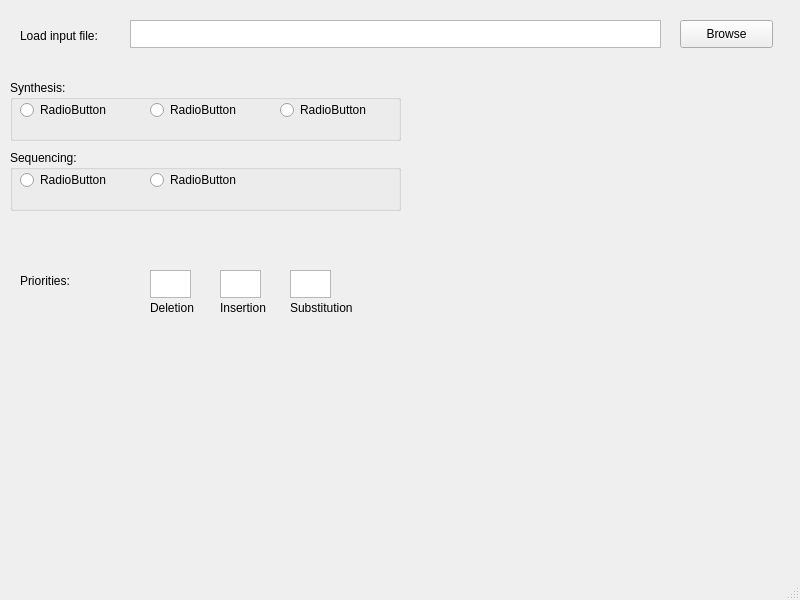
<?xml version="1.0" encoding="UTF-8"?>
<ui version="4.0">
 <class>dna_simulator</class>
 <widget class="QMainWindow" name="dna_simulator">
  <property name="geometry">
   <rect>
    <x>0</x>
    <y>0</y>
    <width>800</width>
    <height>600</height>
   </rect>
  </property>
  <property name="windowTitle">
   <string>dna_simulator</string>
  </property>
  <widget class="QWidget" name="centralwidget">
   <widget class="QLabel" name="loadInputLabel">
    <property name="geometry">
     <rect>
      <x>20</x>
      <y>20</y>
      <width>101</width>
      <height>31</height>
     </rect>
    </property>
    <property name="text">
     <string>Load input file:</string>
    </property>
   </widget>
   <widget class="QPushButton" name="browsePushButton">
    <property name="geometry">
     <rect>
      <x>680</x>
      <y>20</y>
      <width>93</width>
      <height>28</height>
     </rect>
    </property>
    <property name="text">
     <string>Browse</string>
    </property>
    <property name="iconSize">
     <size>
      <width>16</width>
      <height>16</height>
     </size>
    </property>
   </widget>
   <widget class="QPlainTextEdit" name="filenamePlainEt">
    <property name="geometry">
     <rect>
      <x>130</x>
      <y>20</y>
      <width>531</width>
      <height>28</height>
     </rect>
    </property>
   </widget>
   <widget class="QLabel" name="label_3">
    <property name="geometry">
     <rect>
      <x>20</x>
      <y>270</y>
      <width>71</width>
      <height>21</height>
     </rect>
    </property>
    <property name="text">
     <string>Priorities:</string>
    </property>
   </widget>
   <widget class="QTextEdit" name="textEdit">
    <property name="geometry">
     <rect>
      <x>150</x>
      <y>270</y>
      <width>41</width>
      <height>28</height>
     </rect>
    </property>
   </widget>
   <widget class="QTextEdit" name="textEdit_2">
    <property name="geometry">
     <rect>
      <x>220</x>
      <y>270</y>
      <width>41</width>
      <height>28</height>
     </rect>
    </property>
   </widget>
   <widget class="QTextEdit" name="textEdit_3">
    <property name="geometry">
     <rect>
      <x>290</x>
      <y>270</y>
      <width>41</width>
      <height>28</height>
     </rect>
    </property>
   </widget>
   <widget class="QLabel" name="label_4">
    <property name="geometry">
     <rect>
      <x>150</x>
      <y>300</y>
      <width>55</width>
      <height>16</height>
     </rect>
    </property>
    <property name="text">
     <string>Deletion</string>
    </property>
   </widget>
   <widget class="QLabel" name="label_5">
    <property name="geometry">
     <rect>
      <x>220</x>
      <y>300</y>
      <width>55</width>
      <height>16</height>
     </rect>
    </property>
    <property name="text">
     <string>Insertion</string>
    </property>
   </widget>
   <widget class="QLabel" name="label_6">
    <property name="geometry">
     <rect>
      <x>290</x>
      <y>300</y>
      <width>71</width>
      <height>16</height>
     </rect>
    </property>
    <property name="text">
     <string>Substitution</string>
    </property>
   </widget>
   <widget class="QGroupBox" name="groupBox">
    <property name="geometry">
     <rect>
      <x>10</x>
      <y>80</y>
      <width>391</width>
      <height>61</height>
     </rect>
    </property>
    <property name="title">
     <string>Synthesis:</string>
    </property>
    <widget class="QRadioButton" name="radioButton">
     <property name="geometry">
      <rect>
       <x>10</x>
       <y>20</y>
       <width>95</width>
       <height>20</height>
      </rect>
     </property>
     <property name="text">
      <string>RadioButton</string>
     </property>
     <attribute name="buttonGroup">
      <string notr="true">buttonGroup</string>
     </attribute>
    </widget>
    <widget class="QRadioButton" name="radioButton_2">
     <property name="geometry">
      <rect>
       <x>140</x>
       <y>20</y>
       <width>95</width>
       <height>20</height>
      </rect>
     </property>
     <property name="text">
      <string>RadioButton</string>
     </property>
     <attribute name="buttonGroup">
      <string notr="true">buttonGroup</string>
     </attribute>
    </widget>
    <widget class="QRadioButton" name="radioButton_3">
     <property name="geometry">
      <rect>
       <x>270</x>
       <y>20</y>
       <width>95</width>
       <height>20</height>
      </rect>
     </property>
     <property name="text">
      <string>RadioButton</string>
     </property>
     <attribute name="buttonGroup">
      <string notr="true">buttonGroup</string>
     </attribute>
    </widget>
   </widget>
   <widget class="QGroupBox" name="groupBox_2">
    <property name="geometry">
     <rect>
      <x>10</x>
      <y>150</y>
      <width>391</width>
      <height>61</height>
     </rect>
    </property>
    <property name="title">
     <string>Sequencing:</string>
    </property>
    <widget class="QRadioButton" name="radioButton_4">
     <property name="geometry">
      <rect>
       <x>10</x>
       <y>20</y>
       <width>95</width>
       <height>20</height>
      </rect>
     </property>
     <property name="text">
      <string>RadioButton</string>
     </property>
     <attribute name="buttonGroup">
      <string notr="true">buttonGroup</string>
     </attribute>
    </widget>
    <widget class="QRadioButton" name="radioButton_5">
     <property name="geometry">
      <rect>
       <x>140</x>
       <y>20</y>
       <width>95</width>
       <height>20</height>
      </rect>
     </property>
     <property name="text">
      <string>RadioButton</string>
     </property>
     <attribute name="buttonGroup">
      <string notr="true">buttonGroup</string>
     </attribute>
    </widget>
   </widget>
  </widget>
  <widget class="QMenuBar" name="menubar">
   <property name="geometry">
    <rect>
     <x>0</x>
     <y>0</y>
     <width>800</width>
     <height>21</height>
    </rect>
   </property>
  </widget>
  <widget class="QStatusBar" name="statusbar"/>
 </widget>
 <resources/>
 <connections/>
 <buttongroups>
  <buttongroup name="buttonGroup"/>
 </buttongroups>
</ui>
